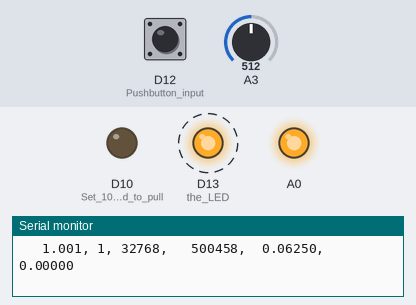
Bench run of a sketch on a simulated Arduino Zero (SAMD21). Parts: output pins drawn as LEDs (lit = HIGH), the last lines printed to the serial monitor. Dashed ring = blinking. The inputs (shaded band) are chosen by the test bench; at power-on: A3 = 512, D12 (Pushbutton_input) HIGH (analog values on the 0–1023 scale).

Above: at 1.3 s.
1.4 s: A3 set to 174
4.4 s: A3 set to 140
At 20.9 s:
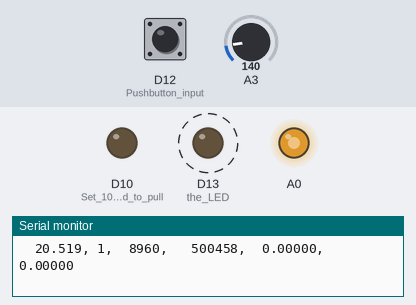
At 21.4 s:
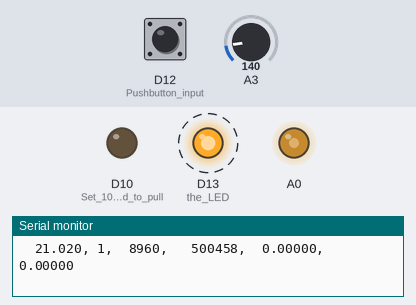
Timing chart, 0 to 22.0 s (numbered marks = the images above; inputs shaded):
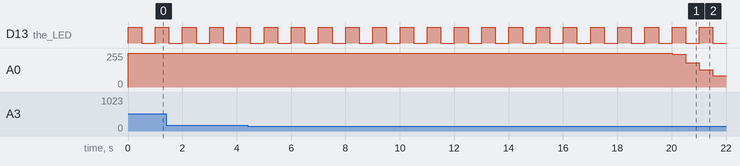

Measured:
- the behaviour switches between 157 and 156 on A3 (found by bisection; images 0 and 1)
- by itself, D13 (the_LED): alternates HIGH for 0.50 s and LOW for 0.50 s

The sketch:

S1.2_Keep_Track_of_Time.ino
```cpp
#include "RTClib.h"   // RTClib by Adafruit needed for %f in printf()
// Keep time in microseconds for best accuracy. Global variables available everywhere
// Make them unsigned long so they work with UNO etc where unsigned is 16 bit.
unsigned long timeNow = micros();      // the time we started this loop, microseconds
// 32 bit unsigned can hold 0,1,2,...,4294967295, about 4 billion, a little more than 71 minutes of us
unsigned long timeLast = 0;            // the last time we went through the loop, microseconds
unsigned long dt = timeNow - timeLast; // the time difference since last loop, microseconds
// Note that addition and subtraction wrap around for 32 bit unsigned variables, so dt always works
// 4294967295 + 1 = 0, 4294967295 + 2 = 1,...  0 - 4294967295 = 1, 3 - 4294967295 = 4, ...

void setup() {
  // put your setup code here, to run once:
  Serial.begin(115200);     // set the serial port speed
  while(!Serial && millis() < 5000); // wait for the USB to wake up
  Serial.printf("\n\nRick's S1.2\n\n"); // worth printing out the name of the sketch to document
  Serial.printf("Time [s], Pin 12, A3, Delta t [us], float error [us], double error [us]\n"); // provide headings to name the outputs
  pinMode(12,INPUT_PULLUP); // Pushbutton input
  pinMode(10,OUTPUT);       // Set 10 to ground to pull PB low
  digitalWrite(10,LOW);
  pinMode(13,OUTPUT);       // the LED
  analogReadResolution(16);
}

void loop() {
  timeLast = timeNow;      // save the old value before getting the new one
  timeNow = micros();      // the time we started this loop, microseconds
  dt = timeNow - timeLast; // the time difference since last loop, microseconds

  float timeNowS_float = timeNow / 1000000.;   // time now in seconds, float so it will have decimals
  // 32 bit floats have 6 or 7 significant figures and can reach +/- 3.4E38, so timeNowS_float is less precise
  double timeNowS = timeNow / 1000000.;   // time now in seconds, double so it will have more decimals
  // 64 bit doubles have about 16 significant figures and can reach +/- 1E308, so timeNowS is accurate

  // put a slowly changing sine wave on A0 for testing (connect A0 and A3 to read it)
  analogWrite(A0,(unsigned) ((sin(timeNowS/5.) + 1)*1023.9) );

  // get input and calculate values
  int d = digitalRead(12);            // 16 bit integer can hold -32768,...,-2,-1,0,1,2,..., 32767
  unsigned short a = analogRead(A3);  // 16 bit unsigned can hold whole numbers 0,1,2,...,65535
  byte led = digitalRead(13);         // 8 bit byte can hold whole numbers 0,1,2,...,255

  if(led == 1) digitalWrite(13,0);
  else digitalWrite(13,1);

  // Print out current status, to 3 places usually precise enough
  Serial.printf("%8.3f, %d, %5u, %8u, %8.5f, %8.5f\n", timeNowS, d, a, dt,
                timeNowS_float * 1000000 - timeNow, // error in float value of time [us]
                timeNowS * 1000000 - timeNow);      // error in double value of time [us]
//  Serial.printf("%8.3f, %d, %u, %u\n", timeNowS, d, a, dt);


  // The only time to use delay is to slow down a sketch so you can see what is going on
  delay(500);   // delay() is bad -- drone crashes happen in split seconds!
}
```
